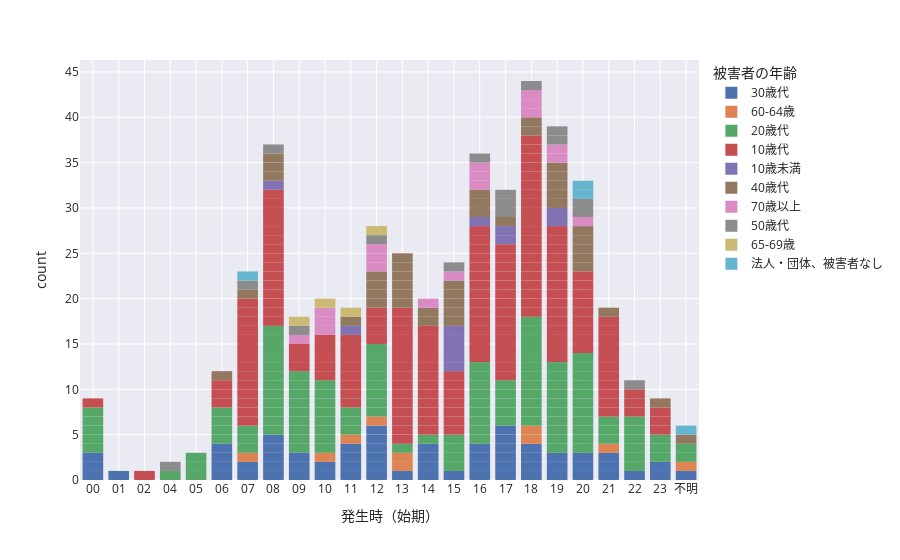

This figure's notebook cell:
### Markdown cell above
## その他のチャート（上級編）

複数の変数でチャートを作ると、より深い分析ができる。

### Code cell
fig = px.bar(kashiwa,
            x='発生時（始期）',
            color='被害者の年齢',
            template='seaborn')
fig.update_traces(
    marker_line_width=0
)
fig.update_xaxes(categoryorder='category ascending')
fig.show()

### Figure 1 — Plotly figure (JSON) as saved in the notebook; plotly's stock layout.template omitted (floating-point values rounded to 4 significant figures; data arrays with more than 128 entries replaced by an {"elided": "..."} marker saying what was removed)
{"data": [{"alignmentgroup": "True", "hovertemplate": "被害者の年齢=30歳代<br>発生時（始期）=%{x}<br>count=%{y}<extra></extra>", "legendgroup": "30歳代", "marker": {"color": "rgb(76,114,176)", "line": {"width": 0}, "pattern": {"shape": ""}}, "name": "30歳代", "offsetgroup": "30歳代", "orientation": "v", "showlegend": true, "textposition": "auto", "type": "bar", "x": ["00", "08", "17", "23", "不明", "10", "08", "12", "21", "14", "15", "00", "19", "20", "14", "18", "09", "12", "17", "07", "21", "01", "06", "08", "18", "18", "23", "11", "12", "14", "08", "19", "12", "20", "16", "11", "16", "22", "09", "21", "06", "07", "09", "12", "14", "19", "10", "06", "17", "00", "12", "06", "16", "17", "11", "17", "13", "16", "17", "20", "11", "08", "18"], "xaxis": "x", "y": [1, 1, 1, 1, 1, 1, 1, 1, 1, 1, 1, 1, 1, 1, 1, 1, 1, 1, 1, 1, 1, 1, 1, 1, 1, 1, 1, 1, 1, 1, 1, 1, 1, 1, 1, 1, 1, 1, 1, 1, 1, 1, 1, 1, 1, 1, 1, 1, 1, 1, 1, 1, 1, 1, 1, 1, 1, 1, 1, 1, 1, 1, 1], "yaxis": "y"}, {"alignmentgroup": "True", "hovertemplate": "被害者の年齢=60-64歳<br>発生時（始期）=%{x}<br>count=%{y}<extra></extra>", "legendgroup": "60-64歳", "marker": {"color": "rgb(221,132,82)", "line": {"width": 0}, "pattern": {"shape": ""}}, "name": "60-64歳", "offsetgroup": "60-64歳", "orientation": "v", "showlegend": true, "textposition": "auto", "type": "bar", "x": ["13", "11", "13", "12", "10", "07", "18", "不明", "18", "21"], "xaxis": "x", "y": [1, 1, 1, 1, 1, 1, 1, 1, 1, 1], "yaxis": "y"}, {"alignmentgroup": "True", "hovertemplate": "被害者の年齢=20歳代<br>発生時（始期）=%{x}<br>count=%{y}<extra></extra>", "legendgroup": "20歳代", "marker": {"color": "rgb(85,168,104)", "line": {"width": 0}, "pattern": {"shape": ""}}, "name": "20歳代", "offsetgroup": "20歳代", "orientation": "v", "showlegend": true, "textposition": "auto", "type": "bar", "x": ["22", "17", "19", "21", "20", "16", "06", "23", "17", "16", "00", "16", "不明", "22", "22", "05", "22", "15", "16", "21", "19", "04", "06", "06", "16", "09", "19", "19", "15", "10", "08", "16", "21", "16", "18", "20", "07", "08", "18", "06", "19", "23", "23", "07", "14", "10", "09", "18", "17", "11", "08", "18", "09", "12", "11", "22", "00", "12", "15", "不明", "19", "12", "09", "17", "20", "08", "12", "11", "10", "10", "16", "16", "10", "08", "09", "19", "12", "08", "09", "05", "00", "19", "20", "20", "09", "09", "20", "18", "00", "18", "10", "18", "08", "08", "10", "20", "19", "15", "10", "17", "18", "05", "18", "12", "07", "08", "20", "13", "09", "12", "22", "00", "12", "20", "20", "08", "19", "18", "20", "18", "18", "08", "08"], "xaxis": "x", "y": [1, 1, 1, 1, 1, 1, 1, 1, 1, 1, 1, 1, 1, 1, 1, 1, 1, 1, 1, 1, 1, 1, 1, 1, 1, 1, 1, 1, 1, 1, 1, 1, 1, 1, 1, 1, 1, 1, 1, 1, 1, 1, 1, 1, 1, 1, 1, 1, 1, 1, 1, 1, 1, 1, 1, 1, 1, 1, 1, 1, 1, 1, 1, 1, 1, 1, 1, 1, 1, 1, 1, 1, 1, 1, 1, 1, 1, 1, 1, 1, 1, 1, 1, 1, 1, 1, 1, 1, 1, 1, 1, 1, 1, 1, 1, 1, 1, 1, 1, 1, 1, 1, 1, 1, 1, 1, 1, 1, 1, 1, 1, 1, 1, 1, 1, 1, 1, 1, 1, 1, 1, 1, 1], "yaxis": "y"}, {"alignmentgroup": "True", "hovertemplate": "被害者の年齢=10歳代<br>発生時（始期）=%{x}<br>count=%{y}<extra></extra>", "legendgroup": "10歳代", "marker": {"color": "rgb(196,78,82)", "line": {"width": 0}, "pattern": {"shape": ""}}, "name": "10歳代", "offsetgroup": "10歳代", "orientation": "v", "showlegend": true, "textposition": "auto", "type": "bar", "x": {"elided": "179 str values"}, "xaxis": "x", "y": {"elided": "179 int values"}, "yaxis": "y"}, {"alignmentgroup": "True", "hovertemplate": "被害者の年齢=10歳未満<br>発生時（始期）=%{x}<br>count=%{y}<extra></extra>", "legendgroup": "10歳未満", "marker": {"color": "rgb(129,114,179)", "line": {"width": 0}, "pattern": {"shape": ""}}, "name": "10歳未満", "offsetgroup": "10歳未満", "orientation": "v", "showlegend": true, "textposition": "auto", "type": "bar", "x": ["15", "17", "19", "19", "11", "15", "16", "15", "17", "08", "15", "15"], "xaxis": "x", "y": [1, 1, 1, 1, 1, 1, 1, 1, 1, 1, 1, 1], "yaxis": "y"}, {"alignmentgroup": "True", "hovertemplate": "被害者の年齢=40歳代<br>発生時（始期）=%{x}<br>count=%{y}<extra></extra>", "legendgroup": "40歳代", "marker": {"color": "rgb(147,120,96)", "line": {"width": 0}, "pattern": {"shape": ""}}, "name": "40歳代", "offsetgroup": "40歳代", "orientation": "v", "showlegend": true, "textposition": "auto", "type": "bar", "x": ["08", "不明", "21", "20", "13", "13", "20", "19", "20", "08", "12", "12", "19", "16", "19", "12", "15", "11", "18", "13", "15", "19", "15", "18", "23", "14", "16", "13", "06", "12", "20", "17", "15", "20", "13", "15", "07", "16", "13", "14", "19", "08"], "xaxis": "x", "y": [1, 1, 1, 1, 1, 1, 1, 1, 1, 1, 1, 1, 1, 1, 1, 1, 1, 1, 1, 1, 1, 1, 1, 1, 1, 1, 1, 1, 1, 1, 1, 1, 1, 1, 1, 1, 1, 1, 1, 1, 1, 1], "yaxis": "y"}, {"alignmentgroup": "True", "hovertemplate": "被害者の年齢=70歳以上<br>発生時（始期）=%{x}<br>count=%{y}<extra></extra>", "legendgroup": "70歳以上", "marker": {"color": "rgb(218,139,195)", "line": {"width": 0}, "pattern": {"shape": ""}}, "name": "70歳以上", "offsetgroup": "70歳以上", "orientation": "v", "showlegend": true, "textposition": "auto", "type": "bar", "x": ["16", "12", "15", "12", "12", "18", "18", "20", "16", "10", "18", "09", "14", "10", "10", "19", "19", "16"], "xaxis": "x", "y": [1, 1, 1, 1, 1, 1, 1, 1, 1, 1, 1, 1, 1, 1, 1, 1, 1, 1], "yaxis": "y"}, {"alignmentgroup": "True", "hovertemplate": "被害者の年齢=50歳代<br>発生時（始期）=%{x}<br>count=%{y}<extra></extra>", "legendgroup": "50歳代", "marker": {"color": "rgb(140,140,140)", "line": {"width": 0}, "pattern": {"shape": ""}}, "name": "50歳代", "offsetgroup": "50歳代", "orientation": "v", "showlegend": true, "textposition": "auto", "type": "bar", "x": ["04", "07", "17", "20", "19", "15", "08", "12", "16", "20", "09", "17", "22", "18", "17", "19"], "xaxis": "x", "y": [1, 1, 1, 1, 1, 1, 1, 1, 1, 1, 1, 1, 1, 1, 1, 1], "yaxis": "y"}, {"alignmentgroup": "True", "hovertemplate": "被害者の年齢=65-69歳<br>発生時（始期）=%{x}<br>count=%{y}<extra></extra>", "legendgroup": "65-69歳", "marker": {"color": "rgb(204,185,116)", "line": {"width": 0}, "pattern": {"shape": ""}}, "name": "65-69歳", "offsetgroup": "65-69歳", "orientation": "v", "showlegend": true, "textposition": "auto", "type": "bar", "x": ["09", "10", "11", "12"], "xaxis": "x", "y": [1, 1, 1, 1], "yaxis": "y"}, {"alignmentgroup": "True", "hovertemplate": "被害者の年齢=法人・団体、被害者なし<br>発生時（始期）=%{x}<br>count=%{y}<extra></extra>", "legendgroup": "法人・団体、被害者なし", "marker": {"color": "rgb(100,181,205)", "line": {"width": 0}, "pattern": {"shape": ""}}, "name": "法人・団体、被害者なし", "offsetgroup": "法人・団体、被害者なし", "orientation": "v", "showlegend": true, "textposition": "auto", "type": "bar", "x": ["20", "不明", "07", "20"], "xaxis": "x", "y": [1, 1, 1, 1], "yaxis": "y"}], "layout": {"barmode": "relative", "legend": {"title": {"text": "被害者の年齢"}, "tracegroupgap": 0}, "margin": {"t": 60}, "xaxis": {"anchor": "y", "categoryorder": "category ascending", "domain": [0, 1], "title": {"text": "発生時（始期）"}}, "yaxis": {"anchor": "x", "domain": [0, 1], "title": {"text": "count"}}}}
